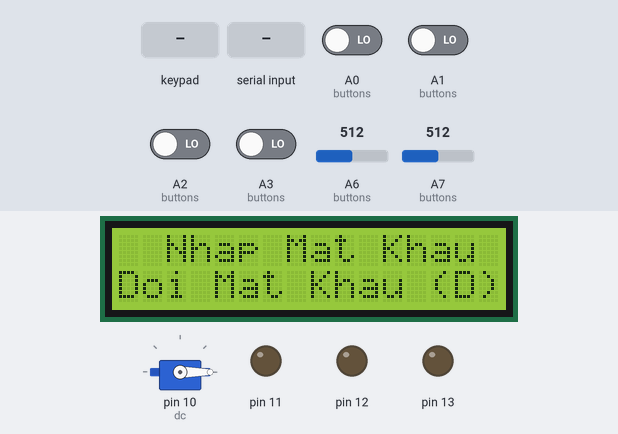
This sketch was run on a simulated Arduino Nano, built with avr-gcc and run on an emulated ATmega328P. Shown: 16×2 character LCD, servo, output pins drawn as LEDs (lit = HIGH). The inputs (shaded band) are chosen by the test bench; at power-on: A0 (buttons), A1 (buttons), A2 (buttons), A3 (buttons) LOW, A6 (buttons) = 512, A7 (buttons) = 512. What the sketch prints to the serial monitor is not drawn.

Above: at 1.2 s.
1.3 s: keypad keys 2 3 4 5 D pressed 0.4 s apart
At 4.4 s:
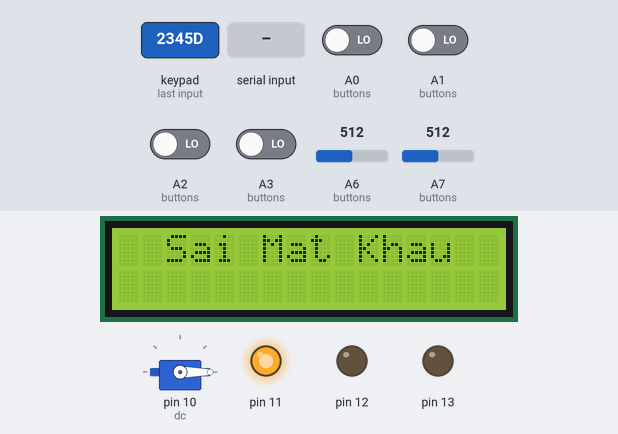
4.8 s: keypad keys 4 4 4 4 pressed 0.4 s apart
At 7.8 s:
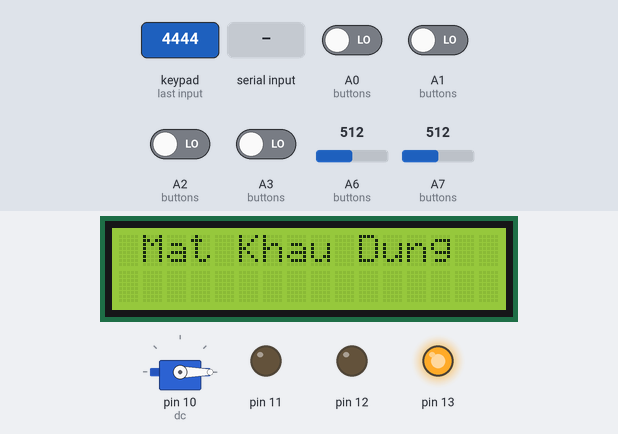
7.9 s: keypad keys 4 4 4 4 # pressed 0.4 s apart
At 11.72 s:
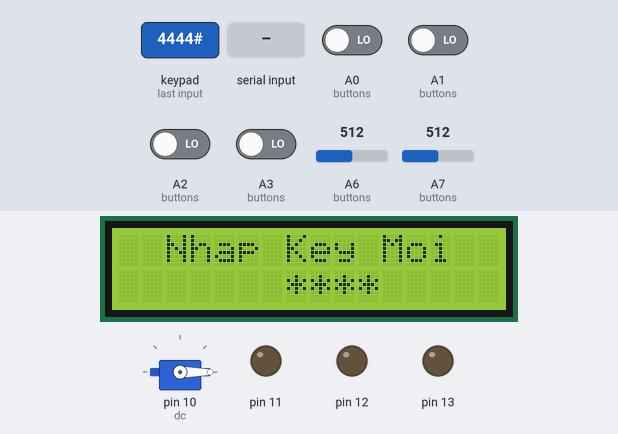
11.9 s: "2004\n" received over Serial
At 14.7 s:
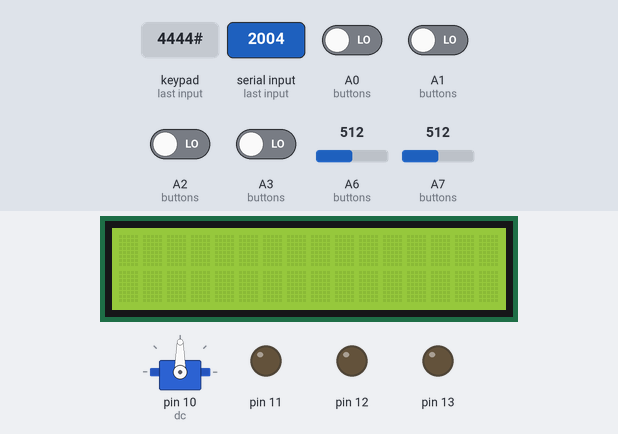
14.9 s: A6 (buttons) set to 530
17.9 s: key '1' pressed
At 19.1 s:
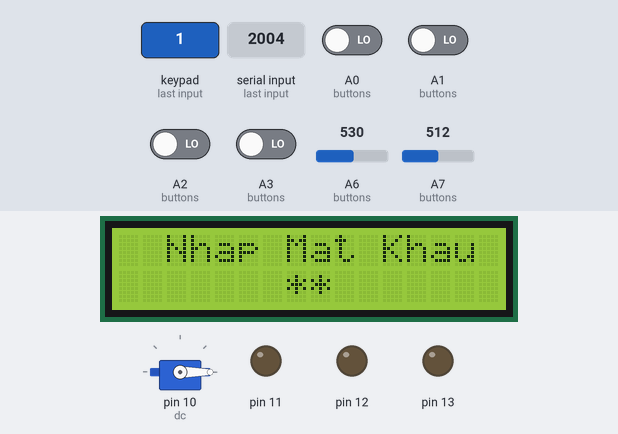
Timing chart, 0 to 20.5 s (numbered marks = the images above; inputs shaded):
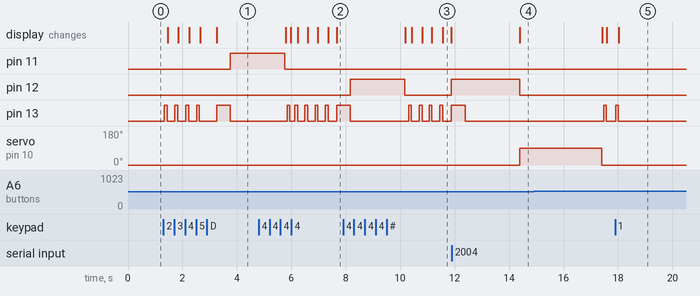

The sketch:

Code_Arduino_UART.ino
```cpp
//     Sơ đồ kết nối
//  LCD SDA-A4  |  SCL-A5
//  10 Servo
//  11 Led đỏ
//  12 led xanh
//  13 còi
#include "Keypad.h"
#include "LiquidCrystal_I2C.h"
#include "Servo.h"
Servo dc;

#define button1 A0
#define button2 A1
#define button3 A2
#define button4 A3
#define button5 A6
#define buttonfan A7

int buttons[] = {button1, button2, button3, button4, button5, buttonfan};  // Mảng chứa các chân của nút
bool daNhan[] = {false, false, false, false, false, false};  // Mảng trạng thái cho từng nút


LiquidCrystal_I2C lcd(0x27, 16, 2);
byte colpin[4] = {2, 3, 4, 5}; // Chân kết nối cột của keypad
byte rowpin[4] = {6, 7, 8, 9}; // Chân kết nối hàng của keypad
char keys[4][4] = {         // Mảng ký tự của keypad
  {'1', '2', '3', 'A'},
  {'4', '5', '6', 'B'},
  {'7', '8', '9', 'C'},
  {'*', '0', '#', 'D'}
};
char matkhau[] = {'4', '4', '4', '4'}; // Mật khẩu gốc
char nhap[4]; // Mảng lưu trữ các ký tự nhập vào
int viTri = 0; // Biến đếm vị trí nhập ký tự
Keypad kytu = Keypad(makeKeymap(keys), rowpin, colpin, 4, 4); // Khởi tạo keypad
bool nhapBatDau = false; // Biến kiểm soát việc bắt đầu nhập mật khẩu

void setup() {
  Serial.begin(115200);

  lcd.init();
  lcd.backlight();

  pinMode(11, OUTPUT);
  pinMode(12, OUTPUT);
  pinMode(13,OUTPUT);

  dc.attach(10);
  dc.write(0);

  for (int i = 0; i < 4; i++) {
    pinMode(buttons[i], INPUT);
  }
}

void coi(int h){
 for(int i=0;i<h;i++){
  digitalWrite(13,HIGH);
  delay(100);
  digitalWrite(13,LOW);}
}


void coifail(){
  digitalWrite(13,HIGH);
  delay(500);
  digitalWrite(13,LOW);
}

void key4x4() {
  char giatri = kytu.getKey(); // Đọc giá trị từ keypad
  lcd.setCursor(2, 0);
  lcd.print("Nhap Mat Khau");

    if (!nhapBatDau) { // đảo !nhapbatdau nếu là true sẽ thự hiện lệnh trong if
    lcd.setCursor(0, 1);
    lcd.print("Doi Mat Khau (D)");}

  if (giatri) { // Nếu nhấn phím
   coi(1);
   nhapBatDau = true; // để khi đảo sẽ không thực hiện lệnh  if (!nhapBatDau), để chỉ hiển thị dấu * dòng 2
 lcd.setCursor(0, 1);
  lcd.print("                ");

  lcd.setCursor(0+7, 1); // Đặt lại con trỏ về đầu dòng thứ 2
  for (int i = 0; i < viTri; i++) { // In lại các ký tự '*' đã nhập
    lcd.print('*');
  }
  lcd.setCursor(viTri+7, 1); // In dấu * cho ký tự mới nhập
  lcd.print('*');

  nhap[viTri] = giatri; // Lưu giá trị của phím vừa nhập
  viTri++; // Tăng vị trí

    if (viTri == 4) { // Nếu nhập đủ 4 ký tự
     delay(300);
      if (nhap[0] == matkhau[0] && nhap[1] == matkhau[1] && nhap[2] == matkhau[2] && nhap[3] == matkhau[3]) { // Kiểm tra mật khẩu
        lcd.clear();
        lcd.setCursor(1, 0);
        lcd.print("Mat Khau Dung");
        dc.write(90);
       coi(5);
        digitalWrite(12, HIGH); // Bật đèn xanh
        delay(3000);
        digitalWrite(12, LOW); // Tắt đèn xanh
        dc.write(0);
        lcd.clear();
        viTri = 0;
         nhapBatDau = false; // khi là false sẽ đảo ở dòng if (!nhapBatDau) thành true và thực hiện lệnh if
      } else {
        delay(300);
        lcd.clear();
        lcd.setCursor(2, 0);
        lcd.print("Sai Mat Khau");
         coifail();
        digitalWrite(11, HIGH); // Bật đèn đỏ
        delay(2000);
        digitalWrite(11, LOW); // Tắt đèn đỏ
        viTri = 0;
        nhapBatDau = false;
      }
    }

    if (giatri == 'D' && viTri == 1) { // Nếu nhấn phím 'D' để đổi mật khẩu
    nhapBatDau = false;// tạo dòng hiển thị dòng 2
      viTri = 0;
      lcd.clear();
      lcd.setCursor(0, 0);
      lcd.print("Nhap Mat Khau Cu");
      while (viTri < 4) {
        char mk = kytu.getKey();
        if (mk) {
           coi(1);
          lcd.setCursor(viTri + 7, 1);
          lcd.print('*'); // Hiển thị ký tự *
          nhap[viTri] = mk;
          viTri++;
        }
      }
      if (nhap[0] == matkhau[0] && nhap[1] == matkhau[1] && nhap[2] == matkhau[2] && nhap[3] == matkhau[3]) {
        delay(300);
        lcd.clear();
        lcd.setCursor(1, 0);
        lcd.print("Mat Khau Dung");
         coi(5);
        digitalWrite(12, HIGH); // Bật đèn xanh
        delay(2000);
        digitalWrite(12, LOW); // Tắt đèn xanh
        lcd.clear();
        viTri = 0;
        lcd.setCursor(2, 0);
        lcd.print("Nhap Key Moi");
        for (int i = 0; i < 4; i++) {
          while (true) {
            char chon = kytu.getKey();
            if (chon) {
               coi(1);
              lcd.setCursor(i + 7, 1);
              lcd.print('*');
              matkhau[i] = chon; // Cập nhật mật khẩu mới
              break;
            }
          }
        }
        delay(300);
        lcd.clear();
        lcd.setCursor(2, 0);
        lcd.print("Doi Mat Khau");
        lcd.setCursor(3,1);
        lcd.print("Thanh Cong");
        digitalWrite(12,HIGH);
         coi(5);
        delay(2000);
        lcd.clear();
        digitalWrite(12,LOW);
        viTri = 0;
      } else {
        delay(300);
        lcd.clear();
        lcd.setCursor(2, 0);
        lcd.print("Sai Mat Khau");
        lcd.setCursor(2, 1);
        lcd.print("Huy Doi Key");
        digitalWrite(11,HIGH);
        coifail();
        delay(3000);
        digitalWrite(11,LOW);
        lcd.clear();
        viTri = 0;
      }
    }
  }
}


void checkButton(int index) {
  if (index < 4) {
    // Đọc tín hiệu số từ A0 đến A3
    if (digitalRead(buttons[index]) == HIGH && !daNhan[index]) {
      Serial.println(index + 1);  // In ra số nút (1-4)
      daNhan[index] = true;
    } else if (digitalRead(buttons[index]) == LOW) {
      daNhan[index] = false;
    }
  } else {
    // Đọc tín hiệu analog từ A6 và A7
    int analogValue = analogRead(buttons[index]);
    if (analogValue > 512 && !daNhan[index]) {  // Giá trị trung gian có thể điều chỉnh nếu cần
      Serial.println(index + 1);  // In ra số nút (5-6)
      daNhan[index] = true;
    } else if (analogValue < 512) {
      daNhan[index] = false;
    }
  }
}

void opendoor(){
   if (Serial.available()) {
    String data = Serial.readStringUntil('\n');  // Đọc chuỗi cho đến khi gặp '\n'
    int value = data.toInt();  // Chuyển đổi chuỗi thành số nguyên

    if (value == 2004) {
      Serial.println("Đã nhận tín hiệu mở cửa = 2004");  // Xác nhận tín hiệu nhận được
      dc.write(90);
      delay(3000);
      dc.write(0);
    }
  }
}


void loop() {
  opendoor();
  key4x4();
  for (int i = 0; i < 6; i++) {
    checkButton(i);
  }
}
```

Measured:
- after the input at 1.3 s, pin 11: LOW → HIGH after 2.5 s; pin 13: goes 3 × (HIGH 0.10 s, LOW 0.29 s), HIGH 0.10 s, LOW 0.64 s, HIGH 0.50 s, then LOW, starting at once; the display: first changes after 0.15 s (image 1 shows a later state)
- after the input at 4.8 s, the display: first differs from a run without the input after 1.4 s (image 2 shows a later state)
- after the input at 7.9 s, the display: first differs from a run without the input after 2.5 s (image 3 shows a later state)
- after the input at 11.9 s, pin 13: goes on until 12.4 s, then stays LOW; servo on pin 10 (dc): 0° → 90° after 2.5 s
- after the input at 17.9 s, pin 13: LOW → HIGH at once, → LOW 0.10 s later; the display: changes after 0.13 s (image 5)
